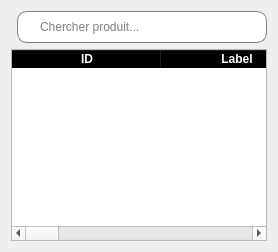
               <widget class="QWidget" name="tab_produits">
                <attribute name="title">
                 <string>Produits</string>
                </attribute>
                <layout class="QGridLayout" name="gridLayout_12">
                 <item row="1" column="1">
                  <widget class="QLineEdit" name="cherche_produit">
                   <property name="minimumSize">
                    <size>
                     <width>0</width>
                     <height>32</height>
                    </size>
                   </property>
                   <property name="maximumSize">
                    <size>
                     <width>407</width>
                     <height>31</height>
                    </size>
                   </property>
                   <property name="styleSheet">
                    <string notr="true">QLineEdit{
	padding-left: 20px;
	border: 1px solid gray;
	border-radius:10px
}</string>
                   </property>
                   <property name="placeholderText">
                    <string>Chercher produit...</string>
                   </property>
                  </widget>
                 </item>
                 <item row="2" column="0" colspan="2">
                  <widget class="QTableWidget" name="table_infos_client_4">
                   <property name="styleSheet">
                    <string notr="true">QHeaderView::section{
	font-weight: bold;
	background-color: black;
	color: white;
}

QTablewidget{
	alternate-background-color: #B0EDFB;
	background-color: #F4F9FA;
}</string>
                   </property>
                   <property name="alternatingRowColors">
                    <bool>true</bool>
                   </property>
                   <attribute name="horizontalHeaderCascadingSectionResizes">
                    <bool>true</bool>
                   </attribute>
                   <attribute name="horizontalHeaderDefaultSectionSize">
                    <number>150</number>
                   </attribute>
                   <attribute name="horizontalHeaderShowSortIndicator" stdset="0">
                    <bool>true</bool>
                   </attribute>
                   <attribute name="horizontalHeaderStretchLastSection">
                    <bool>true</bool>
                   </attribute>
                   <attribute name="verticalHeaderVisible">
                    <bool>false</bool>
                   </attribute>
                   <column>
                    <property name="text">
                     <string>ID</string>
                    </property>
                   </column>
                   <column>
                    <property name="text">
                     <string>Label</string>
                    </property>
                   </column>
                   <column>
                    <property name="text">
                     <string>Fournisseur</string>
                    </property>
                   </column>
                   <column>
                    <property name="text">
                     <string>Prix de revient</string>
                    </property>
                   </column>
                   <column>
                    <property name="text">
                     <string>Prix de vente</string>
                    </property>
                   </column>
                   <column>
                    <property name="text">
                     <string>Description</string>
                    </property>
                   </column>
                   <column>
                    <property name="text">
                     <string>Actions</string>
                    </property>
                   </column>
                  </widget>
                 </item>
                 <item row="1" column="0">
                  <widget class="QWidget" name="widget_12" native="true">
                   <widget class="QPushButton" name="btn_ajout_produit">
                    <property name="geometry">
                     <rect>
                      <x>0</x>
                      <y>0</y>
                      <width>122</width>
                      <height>32</height>
                     </rect>
                    </property>
                    <property name="minimumSize">
                     <size>
                      <width>0</width>
                      <height>32</height>
                     </size>
                    </property>
                    <property name="maximumSize">
                     <size>
                      <width>122</width>
                      <height>32</height>
                     </size>
                    </property>
                    <property name="styleSheet">
                     <string notr="true">QPushButton{
	background-color: rgb(0, 0, 0);
	color: white;
	border: none;
	border-radius: 8px;
	font-weight: bold;
	font-size: 12px
}</string>
                    </property>
                    <property name="text">
                     <string>Ajouter Produit</string>
                    </property>
                    <property name="icon">
                     <iconset resource="ressources.qrc">
                      <normaloff>:/icones/add.png</normaloff>:/icones/add.png</iconset>
                    </property>
                   </widget>
                   <widget class="QPushButton" name="btn_export_excel_produit">
                    <property name="geometry">
                     <rect>
                      <x>140</x>
                      <y>0</y>
                      <width>122</width>
                      <height>32</height>
                     </rect>
                    </property>
                    <property name="minimumSize">
                     <size>
                      <width>0</width>
                      <height>32</height>
                     </size>
                    </property>
                    <property name="maximumSize">
                     <size>
                      <width>122</width>
                      <height>32</height>
                     </size>
                    </property>
                    <property name="styleSheet">
                     <string notr="true">QPushButton{
	background-color: #34D481;
	color: white;
	border: none;
	border-radius: 8px;
	font-weight: bold;
	font-size: 12px
}</string>
                    </property>
                    <property name="text">
                     <string>Export Excel</string>
                    </property>
                    <property name="icon">
                     <iconset resource="ressources.qrc">
                      <normaloff>:/icones/excel.png</normaloff>:/icones/excel.png</iconset>
                    </property>
                   </widget>
                   <widget class="QPushButton" name="btn_export_pdf_produit">
                    <property name="geometry">
                     <rect>
                      <x>280</x>
                      <y>0</y>
                      <width>122</width>
                      <height>32</height>
                     </rect>
                    </property>
                    <property name="minimumSize">
                     <size>
                      <width>0</width>
                      <height>32</height>
                     </size>
                    </property>
                    <property name="maximumSize">
                     <size>
                      <width>122</width>
                      <height>32</height>
                     </size>
                    </property>
                    <property name="styleSheet">
                     <string notr="true">QPushButton{
	background-color: rgb(255, 58, 21);
	color: white;
	border: none;
	border-radius: 8px;
	font-weight: bold;
	font-size: 12px
}</string>
                    </property>
                    <property name="text">
                     <string>Export PDF</string>
                    </property>
                    <property name="icon">
                     <iconset resource="ressources.qrc">
                      <normaloff>:/icones/pdf.png</normaloff>:/icones/pdf.png</iconset>
                    </property>
                   </widget>
                  </widget>
                 </item>
                </layout>
               </widget>
